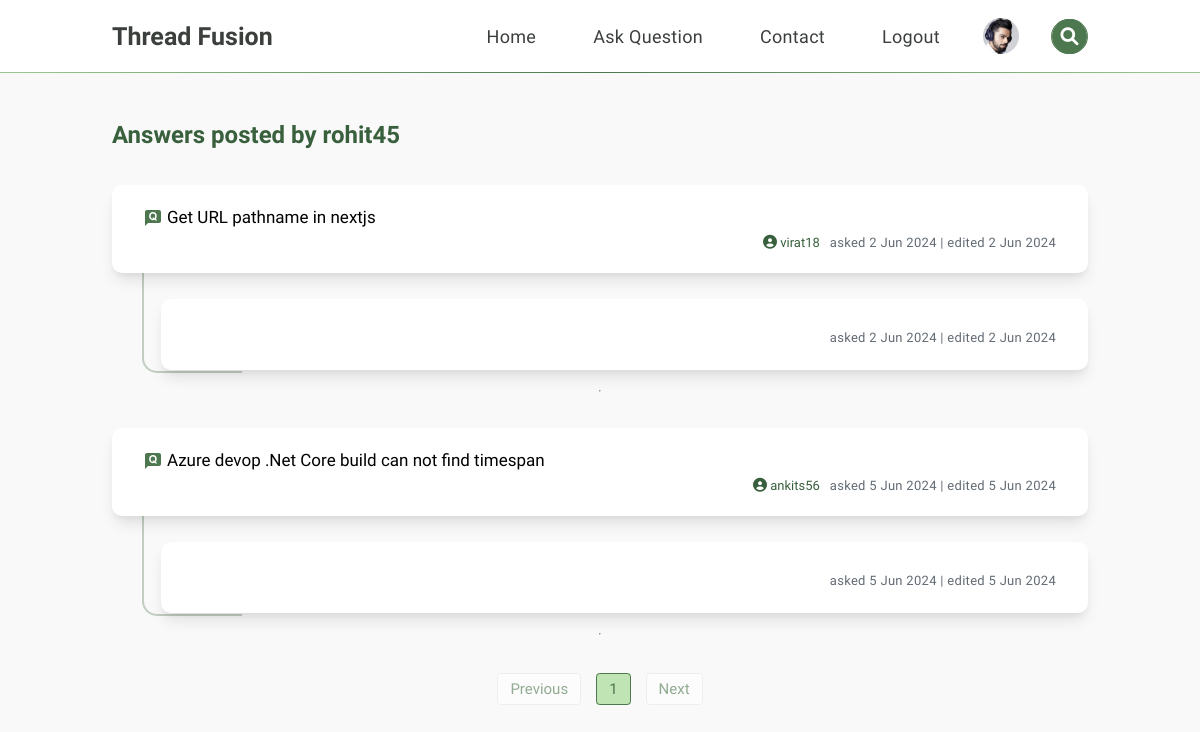
The page /userassets/5/answers (signed in) on the database its author committed.
### threadfusion/models.py (models this page shows, shortened)
class Profile(models.Model):
    user = models.ForeignKey(User, on_delete=models.CASCADE, related_name="users_profile")
    profile_image = models.ImageField(null=True, blank=True, upload_to="profile_images/")
    fullname = models.CharField(max_length=50)
    profession = models.CharField(max_length=50)
    about = models.TextField()
    linkedin = models.CharField(max_length=100)
    github = models.CharField(max_length=100)
    instagram = models.CharField(max_length=100)
    facebook = models.CharField(max_length=100)
    twitter = models.CharField(max_length=100)
    created_at = models.DateTimeField(auto_now_add=True)
    updated_at = models.DateTimeField(auto_now=True)

class User(AbstractUser):
    pass

class Answer(models.Model):
    answer = QuillField()
    user = models.ForeignKey(User, on_delete=models.CASCADE, related_name="user_who_answered")
    question = models.ForeignKey(Question, on_delete=models.CASCADE, related_name="question")
    created_at = models.DateTimeField(auto_now_add=True)
    updated_at = models.DateTimeField(auto_now=True)

class Question(models.Model):
    title = models.CharField(max_length=140)
    description = QuillField()
    tags = models.CharField(max_length=64)
    user = models.ForeignKey(User, on_delete=models.CASCADE, related_name="user")
    created_at = models.DateTimeField(auto_now_add=True)
    updated_at = models.DateTimeField(auto_now=True)

### threadfusion/views.py (the view, shortened to what this page needs)
# urls.py: path("userassets/<int:id>/<str:asset>", views.userassets, name="userassets"),
def userassets(request, id, asset):
    user = User.objects.get(pk=id)
    context = { "user": user, "asset": asset }
    if (asset == 'questions'):
        user_questions = Question.objects.filter(user=user)
        paginator = Paginator(user_questions, 10)
        page_number = request.GET.get('page')
        page_obj = paginator.get_page(page_number)
        questions = []
        for question in page_obj:
            tags = [t.strip() for t in question.tags.split(",")]
            all_answers = Answer.objects.filter(question=question)
            answers_count = all_answers.count()
            questions.append({
                'question': question,
                'tags': tags,
                'answers_count': answers_count,
            })
        context.update({
            "user_questions": questions,
            "page_obj": page_obj
        })
    elif asset == 'answers':
        user_answers = Answer.objects.filter(user=user)
        paginator = Paginator(user_answers, 10)
        page_number = request.GET.get('page')
        page_obj = paginator.get_page(page_number)
        answers = []
        for answer in page_obj:
            question = answer.question
            answers.append({
                'answer': answer,
                'question': question,
            })
        context.update({
            "user_answers": answers,
            "page_obj": page_obj
        })
    return render(request, "threadfusion/userAssets.html", context)

### threadfusion/context_processors.py (called while the page is built)
def profile_context_processor(request):
    profile = None
    if request.user.is_authenticated:
        try:
            profile = Profile.objects.get(user=request.user)
        except Profile.DoesNotExist:
            profile = None
    return {'profile_img': profile}

### threadfusion/templates/threadfusion/userAssets.html (shortened to what this page needs)
{% extends "threadfusion/navbar.html" %}
{% block body %}
    <div class="filtered_questions-container">
        {% if asset == 'questions' %}
            <h2 class="module-title">Questions posted by {{ user }}</h2>
            {% for user_question in user_questions %}
                <div class="filtered_questions">
                    <a href="{% url 'singlequestion' id=user_question.question.id %}" class="title">{{ user_question.question.title }}</a>
                    {{ user_question.question.description.html | safe }}
                    <div class="answers-date">
                        <h3 class="answer_count">
                            {% if user_question.answers_count == 1 %}
                                {{ user_question.answers_count }} &nbsp;Answer
                            {% else %}
                                {{ user_question.answers_count }} &nbsp;Answers
                            {% endif %}
                        </h3>
                        <ul class="tags">
                            {% for tag in user_question.tags %}
                                <li><a href="{% url 'tags' tag=tag %}">{{ tag }}</a></li>
                            {% endfor %}
                        </ul>
                        <div class="question-by">
                            <a href="{% url 'userprofile' user_question.question.user.id %}" class="user-name"><i class='fa fa-user-circle' style="font-size: 14px"></i> {{ user_question.question.user }}</a>
                            <p class="date-posted">asked {{ user_question.question.created_at | date:"j M Y" }} | edited {{ user_question.question.updated_at | date:"j M Y" }}</p>
                        </div>
                    </div>
                </div>
            {% endfor %}
        {% elif asset == 'answers'  %}
            <h2 class="module-title">Answers posted by {{ user }}</h2>
            {% for user_answer in user_answers %}
                <div class="filtered_questions">
                    <a href="{% url 'singlequestion' id=user_answer.question.id %}" class="title">
                        {{ user_answer.question.title }}
                    </a>
                    <div class="question-owner">
                        <a href="{% url 'userprofile' user_answer.question.user.id %}" class="user-name"><i class='fa fa-user-circle' style="font-size: 14px"></i> {{ user_answer.question.user }}</a>
                        <p class="date-posted">asked {{ user_answer.question.created_at | date:"j M Y" }} | edited {{ user_answer.question.updated_at | date:"j M Y" }}</p>
                    </div>
                </div>
                <div class="connect">
                </div>
                <div class="answer">
                    <div class="answer-date">
                        <p class="date-posted">asked {{ user_answer.answer.created_at | date:"j M Y" }} | edited {{ user_answer.answer.updated_at | date:"j M Y" }}</p>
                    </div>
                </div>
                <hr class="hr-2">
            {% endfor %}
        {% endif %}
        <div class="pagination">
            <ul class="pages">
                {% if page_obj.has_previous %}
                    <li><a href="?page={{ page_obj.previous_page_number }}">Previous</a></li>
                {% else %}
                    <li><span class="disabled">Previous</span></li>
                {% endif %}
                {% for num in page_obj.paginator.page_range %}
                    {% if page_obj.number == num %}
                        <li><span class="active">{{ num }}</span></li>
                    {% else %}
                        <li><a href="?page={{ num }}">{{ num }}</a></li>
                    {% endif %}
                {% endfor %}
                {% if page_obj.has_next %}
                    <li><a href="?page={{ page_obj.next_page_number }}">Next</a></li>
                {% else %}
                    <li><span class="disabled">Next</span></li>
                {% endif %}
            </ul>
        </div>
    </div>
{% endblock %}

### threadfusion/templates/threadfusion/navbar.html (shortened to what this page needs)
{% load static %}
<!DOCTYPE html>
<html lang="en">
<head>
    <link href="{% static 'threadfusion/style.css' %}" rel="stylesheet">
    <link href="https://cdn.quilljs.com/1.3.6/quill.snow.css" rel="stylesheet">
    <link rel="stylesheet" href="https://cdnjs.cloudflare.com/ajax/libs/font-awesome/6.0.0/css/all.min.css" />
</head>
<body>
    <nav class="navbar-menu">
        <a class="logo" href="{% url 'index' %}">Thread Fusion</a>
        <div class="main-menu" id="main-menu">
            <ul class="nav-lists">
                <li><a href="{% url 'index' %}">Home</a></li>
                <li><a href="{% url 'askquestion' %}">Ask Question</a></li>
                <li><a href="{% url 'contact' %}">Contact</a></li>
                {% if user.is_authenticated %}
                    <li><a href="{% url 'logout' %}">Logout</a></li>
                    {% if profile_img %}
                        <li class="user-profile-tag">
                            <a href="{% url 'userprofile' user.id %}">
                                <div class="image-box">
                                    <img src="{{ profile_img.profile_image.url }}" alt="Profile_Image" class="profile-image" >
                                </div>
                            </a>
                        </li>
                    {% endif %}
                {% else %}
                    <li><a href="{% url 'login' %}"><i class="fa-solid fa-right-to-bracket" id="mobile-icon"></i>Login</a></li>
                {% endif %}
            </ul>
            <form action="{% url 'search' %}" method="GET" class="search-box search-form">
                <button type="submit" class="search-btn"><i class="fa fa-search"></i></button>
            </form>
        </div>
    </nav>
    <div class="box-container" id="box-container">
        {% block body %}
        {% endblock %}
    </div>
</body>
</html>

### rows shown on the page
Profile: profile_image (picture)
User: username "rohit45"
Answer: question "Get URL pathname in nextjs", question.user "virat18", question.created_at "2 Jun 2024", question.updated_at "2 Jun 2024", answer.created_at "2 Jun 2024", answer.updated_at "2 Jun 2024"
Answer: question "Azure devop .Net Core build can not find timespan", question.user "ankits56", question.created_at "5 Jun 2024", question.updated_at "5 Jun 2024", answer.created_at "5 Jun 2024", answer.updated_at "5 Jun 2024"

### other values the page prints
{{ num }} "1"
